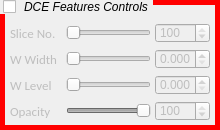
           <widget class="QGroupBox" name="groupBox_DCEFeaturesControls">
            <property name="enabled">
             <bool>true</bool>
            </property>
            <property name="sizePolicy">
             <sizepolicy hsizetype="Minimum" vsizetype="Minimum">
              <horstretch>1</horstretch>
              <verstretch>1</verstretch>
             </sizepolicy>
            </property>
            <property name="minimumSize">
             <size>
              <width>220</width>
              <height>130</height>
             </size>
            </property>
            <property name="font">
             <font>
              <weight>75</weight>
              <bold>true</bold>
             </font>
            </property>
            <property name="styleSheet">
             <string notr="true">QGroupBox {
     border: 5px solid red;
     //border-radius: 15px;
     margin-top: 3ex; /* leave space at the top for the title */
     font: Italic White;
     font-color: rgb(50,50,150);
 }

 QGroupBox::title {
     subcontrol-origin: margin;
     subcontrol-position: top left; /* position at the top center */
     padding: 0 3 px;
     background-color: qlineargradient(x1: 0, y1: 0, x2: 0, y2: 1,
                                       stop: 0 #FFOECE, stop: 1 #FFFFFF);
 }

 QGroupBox::indicator {
     width: 13px;
     height: 13px;
 }

</string>
            </property>
            <property name="title">
             <string>DCE Features Controls</string>
            </property>
            <property name="checkable">
             <bool>true</bool>
            </property>
            <property name="checked">
             <bool>false</bool>
            </property>
            <widget class="QLabel" name="label_SliceNum_DCE_Features">
             <property name="geometry">
              <rect>
               <x>10</x>
               <y>23</y>
               <width>50</width>
               <height>20</height>
              </rect>
             </property>
             <property name="minimumSize">
              <size>
               <width>50</width>
               <height>20</height>
              </size>
             </property>
             <property name="font">
              <font>
               <family>Calibri</family>
               <pointsize>10</pointsize>
              </font>
             </property>
             <property name="styleSheet">
              <string notr="true">background-color: rgba(255, 255, 255, 0);</string>
             </property>
             <property name="text">
              <string>Slice No.</string>
             </property>
            </widget>
            <widget class="QSlider" name="horizontalSlider_SliceNum_DCE_Features">
             <property name="geometry">
              <rect>
               <x>66</x>
               <y>23</y>
               <width>85</width>
               <height>20</height>
              </rect>
             </property>
             <property name="sizePolicy">
              <sizepolicy hsizetype="Minimum" vsizetype="Fixed">
               <horstretch>2</horstretch>
               <verstretch>0</verstretch>
              </sizepolicy>
             </property>
             <property name="minimumSize">
              <size>
               <width>85</width>
               <height>20</height>
              </size>
             </property>
             <property name="styleSheet">
              <string notr="true"/>
             </property>
             <property name="minimum">
              <number>1</number>
             </property>
             <property name="maximum">
              <number>100</number>
             </property>
             <property name="pageStep">
              <number>17</number>
             </property>
             <property name="orientation">
              <enum>Qt::Horizontal</enum>
             </property>
            </widget>
            <widget class="QSpinBox" name="spinBox_SliceNum_DCE_Features">
             <property name="geometry">
              <rect>
               <x>155</x>
               <y>23</y>
               <width>55</width>
               <height>20</height>
              </rect>
             </property>
             <property name="sizePolicy">
              <sizepolicy hsizetype="Minimum" vsizetype="Fixed">
               <horstretch>1</horstretch>
               <verstretch>0</verstretch>
              </sizepolicy>
             </property>
             <property name="minimumSize">
              <size>
               <width>55</width>
               <height>20</height>
              </size>
             </property>
             <property name="minimum">
              <number>0</number>
             </property>
             <property name="maximum">
              <number>100</number>
             </property>
             <property name="value">
              <number>100</number>
             </property>
            </widget>
            <widget class="QLabel" name="label_WindowWidth_DCE_Features">
             <property name="geometry">
              <rect>
               <x>10</x>
               <y>49</y>
               <width>50</width>
               <height>20</height>
              </rect>
             </property>
             <property name="minimumSize">
              <size>
               <width>50</width>
               <height>20</height>
              </size>
             </property>
             <property name="font">
              <font>
               <family>Calibri</family>
               <pointsize>10</pointsize>
              </font>
             </property>
             <property name="styleSheet">
              <string notr="true">background-color: rgba(255, 255, 255, 0);</string>
             </property>
             <property name="text">
              <string>W Width</string>
             </property>
            </widget>
            <widget class="QSlider" name="horizontalSlider_WindowWidth_DCE_Features">
             <property name="geometry">
              <rect>
               <x>66</x>
               <y>49</y>
               <width>85</width>
               <height>20</height>
              </rect>
             </property>
             <property name="sizePolicy">
              <sizepolicy hsizetype="Minimum" vsizetype="Fixed">
               <horstretch>2</horstretch>
               <verstretch>0</verstretch>
              </sizepolicy>
             </property>
             <property name="minimumSize">
              <size>
               <width>85</width>
               <height>20</height>
              </size>
             </property>
             <property name="minimum">
              <number>0</number>
             </property>
             <property name="maximum">
              <number>100</number>
             </property>
             <property name="pageStep">
              <number>10</number>
             </property>
             <property name="value">
              <number>0</number>
             </property>
             <property name="orientation">
              <enum>Qt::Horizontal</enum>
             </property>
            </widget>
            <widget class="QDoubleSpinBox" name="doubleSpinBox_WindowWidth_DCE_Features">
             <property name="geometry">
              <rect>
               <x>155</x>
               <y>49</y>
               <width>55</width>
               <height>20</height>
              </rect>
             </property>
             <property name="sizePolicy">
              <sizepolicy hsizetype="Minimum" vsizetype="Fixed">
               <horstretch>1</horstretch>
               <verstretch>0</verstretch>
              </sizepolicy>
             </property>
             <property name="minimumSize">
              <size>
               <width>55</width>
               <height>20</height>
              </size>
             </property>
             <property name="decimals">
              <number>3</number>
             </property>
             <property name="maximum">
              <double>1.000000000000000</double>
             </property>
             <property name="singleStep">
              <double>0.010000000000000</double>
             </property>
            </widget>
            <widget class="QLabel" name="label_WindowLevel_DCE_Features">
             <property name="geometry">
              <rect>
               <x>10</x>
               <y>75</y>
               <width>50</width>
               <height>20</height>
              </rect>
             </property>
             <property name="minimumSize">
              <size>
               <width>50</width>
               <height>20</height>
              </size>
             </property>
             <property name="font">
              <font>
               <family>Calibri</family>
               <pointsize>10</pointsize>
              </font>
             </property>
             <property name="styleSheet">
              <string notr="true">background-color: rgba(255, 255, 255, 0);</string>
             </property>
             <property name="text">
              <string>W Level</string>
             </property>
            </widget>
            <widget class="QSlider" name="horizontalSlider_WindowLevel_DCE_Features">
             <property name="geometry">
              <rect>
               <x>66</x>
               <y>75</y>
               <width>85</width>
               <height>20</height>
              </rect>
             </property>
             <property name="sizePolicy">
              <sizepolicy hsizetype="Minimum" vsizetype="Fixed">
               <horstretch>2</horstretch>
               <verstretch>0</verstretch>
              </sizepolicy>
             </property>
             <property name="minimumSize">
              <size>
               <width>85</width>
               <height>20</height>
              </size>
             </property>
             <property name="maximum">
              <number>100</number>
             </property>
             <property name="orientation">
              <enum>Qt::Horizontal</enum>
             </property>
            </widget>
            <widget class="QDoubleSpinBox" name="doubleSpinBox_WindowLevel_DCE_Features">
             <property name="geometry">
              <rect>
               <x>155</x>
               <y>75</y>
               <width>55</width>
               <height>20</height>
              </rect>
             </property>
             <property name="sizePolicy">
              <sizepolicy hsizetype="Minimum" vsizetype="Fixed">
               <horstretch>1</horstretch>
               <verstretch>0</verstretch>
              </sizepolicy>
             </property>
             <property name="minimumSize">
              <size>
               <width>55</width>
               <height>20</height>
              </size>
             </property>
             <property name="decimals">
              <number>3</number>
             </property>
             <property name="maximum">
              <double>1.000000000000000</double>
             </property>
             <property name="singleStep">
              <double>0.010000000000000</double>
             </property>
            </widget>
            <widget class="QLabel" name="label_Opacity_DCE_Features">
             <property name="geometry">
              <rect>
               <x>10</x>
               <y>101</y>
               <width>50</width>
               <height>20</height>
              </rect>
             </property>
             <property name="minimumSize">
              <size>
               <width>50</width>
               <height>20</height>
              </size>
             </property>
             <property name="font">
              <font>
               <family>Calibri</family>
               <pointsize>10</pointsize>
              </font>
             </property>
             <property name="styleSheet">
              <string notr="true">background-color: rgba(255, 255, 255, 0);</string>
             </property>
             <property name="text">
              <string>Opacity</string>
             </property>
            </widget>
            <widget class="QSlider" name="horizontalSlider_Opacity_DCE_Features">
             <property name="geometry">
              <rect>
               <x>66</x>
               <y>101</y>
               <width>85</width>
               <height>20</height>
              </rect>
             </property>
             <property name="sizePolicy">
              <sizepolicy hsizetype="Minimum" vsizetype="Fixed">
               <horstretch>2</horstretch>
               <verstretch>0</verstretch>
              </sizepolicy>
             </property>
             <property name="minimumSize">
              <size>
               <width>85</width>
               <height>20</height>
              </size>
             </property>
             <property name="maximum">
              <number>100</number>
             </property>
             <property name="pageStep">
              <number>1</number>
             </property>
             <property name="value">
              <number>100</number>
             </property>
             <property name="orientation">
              <enum>Qt::Horizontal</enum>
             </property>
            </widget>
            <widget class="QSpinBox" name="spinBox_Opacity_DCE_Features">
             <property name="geometry">
              <rect>
               <x>155</x>
               <y>101</y>
               <width>55</width>
               <height>20</height>
              </rect>
             </property>
             <property name="sizePolicy">
              <sizepolicy hsizetype="Minimum" vsizetype="Fixed">
               <horstretch>1</horstretch>
               <verstretch>0</verstretch>
              </sizepolicy>
             </property>
             <property name="minimumSize">
              <size>
               <width>55</width>
               <height>20</height>
              </size>
             </property>
             <property name="minimum">
              <number>0</number>
             </property>
             <property name="maximum">
              <number>100</number>
             </property>
             <property name="value">
              <number>100</number>
             </property>
            </widget>
           </widget>
